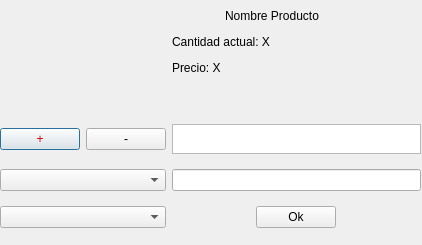
<?xml version="1.0" encoding="UTF-8"?>
<ui version="4.0">
 <class>Dialog</class>
 <widget class="QDialog" name="Dialog">
  <property name="geometry">
   <rect>
    <x>0</x>
    <y>0</y>
    <width>422</width>
    <height>245</height>
   </rect>
  </property>
  <property name="windowTitle">
   <string>Modificar Cantidad</string>
  </property>
  <widget class="QWidget" name="gridLayoutWidget">
   <property name="geometry">
    <rect>
     <x>0</x>
     <y>0</y>
     <width>421</width>
     <height>241</height>
    </rect>
   </property>
   <layout class="QGridLayout" name="gridLayout" rowstretch="0,1,1,0">
    <item row="1" column="2">
     <widget class="QTextEdit" name="textCantidad">
      <property name="maximumSize">
       <size>
        <width>16777215</width>
        <height>30</height>
       </size>
      </property>
      <property name="html">
       <string>&lt;!DOCTYPE HTML PUBLIC &quot;-//W3C//DTD HTML 4.0//EN&quot; &quot;http://www.w3.org/TR/REC-html40/strict.dtd&quot;&gt;
&lt;html&gt;&lt;head&gt;&lt;meta name=&quot;qrichtext&quot; content=&quot;1&quot; /&gt;&lt;style type=&quot;text/css&quot;&gt;
p, li { white-space: pre-wrap; }
&lt;/style&gt;&lt;/head&gt;&lt;body style=&quot; font-family:'Ubuntu'; font-size:11pt; font-weight:400; font-style:normal;&quot;&gt;
&lt;p style=&quot;-qt-paragraph-type:empty; margin-top:0px; margin-bottom:0px; margin-left:0px; margin-right:0px; -qt-block-indent:0; text-indent:0px;&quot;&gt;&lt;br /&gt;&lt;/p&gt;&lt;/body&gt;&lt;/html&gt;</string>
      </property>
     </widget>
    </item>
    <item row="0" column="2">
     <widget class="QLabel" name="labelInformacion">
      <property name="maximumSize">
       <size>
        <width>200</width>
        <height>100</height>
       </size>
      </property>
      <property name="text">
       <string>&lt;html&gt;&lt;head/&gt;&lt;body&gt;&lt;p align=&quot;center&quot;&gt;Nombre Producto&lt;/p&gt;&lt;p&gt;Cantidad actual: X&lt;/p&gt;&lt;p&gt;Precio: X&lt;/p&gt;&lt;p&gt;&lt;br/&gt;&lt;/p&gt;&lt;/body&gt;&lt;/html&gt;</string>
      </property>
     </widget>
    </item>
    <item row="1" column="0">
     <widget class="QPushButton" name="botonMas">
      <property name="styleSheet">
       <string notr="true">color: rgb(223, 0, 0);
</string>
      </property>
      <property name="text">
       <string>+</string>
      </property>
     </widget>
    </item>
    <item row="3" column="2" alignment="Qt::AlignHCenter">
     <widget class="QPushButton" name="botonOk">
      <property name="maximumSize">
       <size>
        <width>200</width>
        <height>16777215</height>
       </size>
      </property>
      <property name="text">
       <string>Ok</string>
      </property>
     </widget>
    </item>
    <item row="1" column="1">
     <widget class="QPushButton" name="botonMenos">
      <property name="styleSheet">
       <string notr="true"/>
      </property>
      <property name="text">
       <string>-</string>
      </property>
     </widget>
    </item>
    <item row="2" column="0" colspan="2">
     <widget class="QComboBox" name="comboBoxJustificaciones"/>
    </item>
    <item row="2" column="2">
     <widget class="QLineEdit" name="LineEditOtro"/>
    </item>
    <item row="3" column="0" colspan="2">
     <widget class="QComboBox" name="comboBoxProveedores"/>
    </item>
   </layout>
  </widget>
 </widget>
 <resources/>
 <connections/>
</ui>
